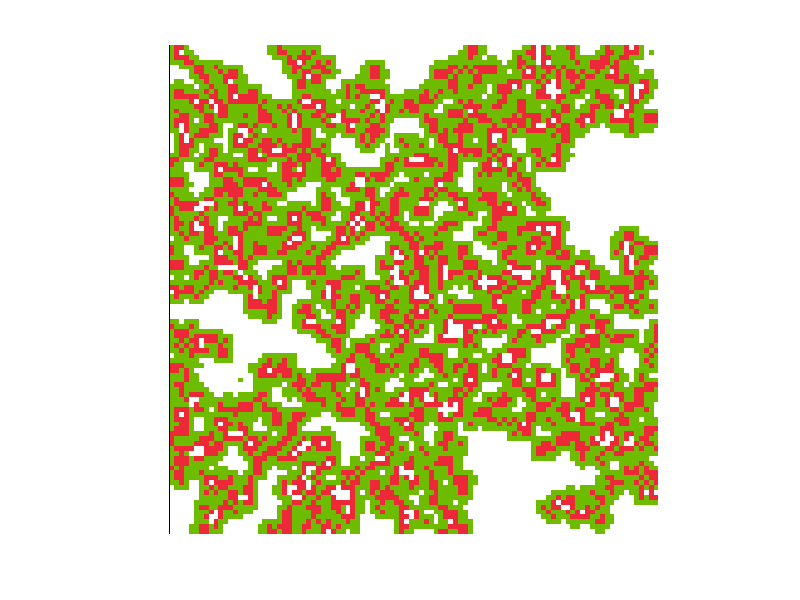

Recreate this plot in MATLAB.
% CS446 -- Computational Modeling and Simulation II
% September 15, 2020
%
% Initial Simulation for mutualism
%

%% Simulation Parameters %%%

% Seed the random number generator for testing
rng_set = rng(1234567);

% Time-related variables
dt = 1; % timestep
simLength = 100; % length of simulation
numIterations = 1 + simLength/dt;
animation_fps = 5; % Speed of visuazation

% Grid dimensions
row_count = 100; % width
col_count = 100; % length

%% Constants %%
EMPTY = 1;
PLANT = 2; 
ANIMAL = 3;

prob_init_plant = 0.01; % initial probability a cell is plant
prob_init_animal = 0.1; % initial probability a cell is animal

animal_per_plant_value = 2; % Basically how many animals one plant can provide for


%% Set up grids
% Initialize grid to be all empty
grids = ones(row_count, col_count, numIterations) * EMPTY;

for row = 1:row_count
    for col = 1:col_count
        % grid initialization, plants first
        plant_chance = rand;
        animal_chance = rand;
        % Checking for tr33s
        if plant_chance < prob_init_plant
            grids(row, col, 1) = PLANT;

        % Now checking for animals
        elseif animal_chance < prob_init_animal
            grids(row, col, 1) = ANIMAL;
        end
    end
end

disp("Grids Initialized");

%% Main Simulation Loop
for frame = 2:numIterations
    
    %% Absorbing boundary condition
    % Create grids that are the size of the grid + 2 on each side
    extended_grid_size = size(grids( : , : , frame-1))+2;
    extended_grid = ones(extended_grid_size) * EMPTY; % initialize all as empty
    
    % Set the inside portion of the grids equal to the corresponding values from
    % the previous timestep (a.k.a the previous frame)
    extended_grid(2:end-1, 2:end-1) = grids(:,:,frame-1);
    
    %% Loop for updating each cell in the grid
    % Loop over the indices corresponding to the original (non-extended) grid
    for row = 2:row_count + 1
        for col = 2:col_count + 1

            % Store current cell
            current_cell = extended_grid(row, col);
            
            % Getting Moore Neighborhood
            north = extended_grid(row - 1, col);
            east  = extended_grid(row, col - 1);
            south = extended_grid(row + 1, col);
            west  = extended_grid(row, col + 1);
            
            northeast = extended_grid(row - 1, col - 1);
            southeast  = extended_grid(row + 1, col - 1);
            northwest = extended_grid(row - 1, col + 1);
            southwest  = extended_grid(row + 1, col + 1);

            % Put all of the neighbors into a list
            neighbors = [north, east, south, west, ...
             northeast, southeast, northwest, southwest];

            %% Update cell

            % Getting plant neighbor count and animal neighbor count
            plant_count = sum(neighbors == PLANT);
            animal_count = sum(neighbors == ANIMAL);

            % Default setting of next updated cell to empty if it doesnt fit
            % any of these scenarios
            if(current_cell == EMPTY)
                updated_cell = EMPTY;
            end


            % If current cell is empty and there are some neighboring plants and animals
            if(current_cell == EMPTY && plant_count ~= 0 && animal_count ~= 0)

                % Cell becomes plant if more plants, animal if more animals or a random choice if equal
                if(plant_count > animal_count)
                    updated_cell = PLANT;
                elseif(animal_count > plant_count)
                    updated_cell = ANIMAL;
                elseif(animal_count == plant_count)
                    choice_num = rand;
                    if(choice_num < 0.5) % Random 50/50
                        updated_cell = PLANT;
                    else
                        updated_cell = ANIMAL;
                    end
                end
            end

            % If current cell is an plant then it will survive no matter what
            % because it just needs sun to live
            if(current_cell == PLANT)
                updated_cell = PLANT;
            end

            % If current cell is an animal then it requires at least half as many
            % plant neighbors as animal neighbors + 1. Essentially meaning one plant
            % can provide sustenance for 2 animals, this value of 2 is changeable
            if(current_cell == ANIMAL)
                total_animal_count = animal_count + 1;
                if(total_animal_count/animal_per_plant_value > plant_count)
                    updated_cell = EMPTY;
                else
                    updated_cell = ANIMAL;
                end
            end
            
            % Updating next grid with the new cell value
            grids(row - 1, col - 1, frame) = updated_cell;

        end
    end
end
disp("All grids calculated");

%% Visualize the grid

% Create the window for the animation
viz_fig = figure;
viz_axes = axes(viz_fig);

% Set the colors
empty_color = [1, 1, 1];
plant_color = [109/255, 188/255, 0];
animal_color = [237/255 41/255 57/255];

colormap(viz_axes, [empty_color; plant_color; animal_color]); 

% Remove axis labels, make aspect ratio look good, and maintain that state
axis off;
axis equal;
hold on;

disp("Drawing...");
for i = 1:numIterations
    
    % Following line allows for frame-by-frame viewing of grid
    %w = waitforbuttonpress;

    % Turn each grid into an image
    image(viz_axes, grids(:, :, i));

    pause(1/animation_fps);
end

disp("Simulation complete!");


